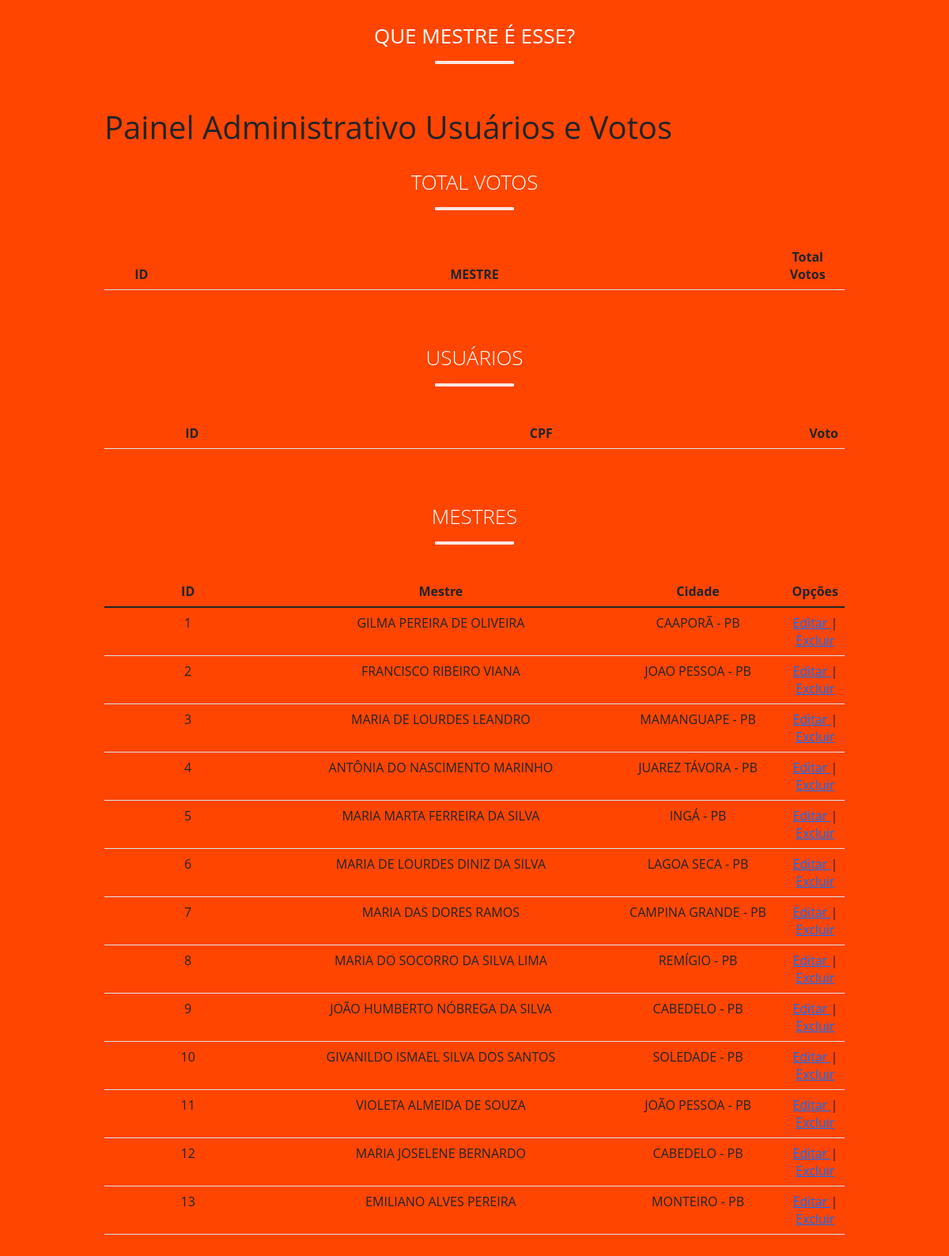
The app's page /admin.php with its own data.
### tables this page shows
CREATE TABLE `mestres` (
  `id` int(100) NOT NULL,
  `mestre` varchar(100) NOT NULL,
  `cidade` varchar(100) NOT NULL,
  `categoria` varchar(100) NOT NULL
);

### admin.php (the view, shortened to what this page needs)
<?php
    include ("header.php");
    include ("conecta.inc.php");
  	$sql2 = mysqli_query($conn,"SELECT * FROM mestres");
?>
<div class="container py-3">
    <h1> Painel Administrativo Usuários e Votos</h1>
    <h2>Total votos</h2>
    <table class="table text-center">
        <thead>
          <tr>
            <th style="width: 10%;">ID</th>
            <th style="width: 80%;">MESTRE</th>
            <th style="width: 10%;">Total Votos</th>
          </tr>
        </thead>
      </table>
      <br>
    <h2>Usuários</h2>
    <table class="table text-center">
        <thead>
          <tr>
            <th style="width: 25%;">ID</th>
            <th style="width: 85%;">CPF</th>
            <th style="width: 15%;">Voto</th>
          </tr>
        </thead>
      </table>
      <br>
      <h2>Mestres</h2>
      <table class="table text-center">
        <thead>
          <tr>
            <th style="width: 25%;">ID</th>
            <th style="width: 40%;">Mestre</th>
            <th style="width: 10%;">Cidade</th>
            <th style="width: 25%;">Opções</th>
          </tr>
        </thead>
        <tbody>
            <?php while($dados2 = mysqli_fetch_array($sql2)){ ?>
          <tr>
            <td scope="row" style="width: 25%;"><?=$dados2['id'];?></td>
            <td scope="row" style="width: 50%;"><?=$dados2['mestre'];?></td>
            <td scope="row" style="width: 50%;"><?=$dados2['cidade'];?></td>
            <td scope="row" style="width: 25%;">
              <a href="/edit/{{z.id}}">  Editar </a> |
              <a href="/delete/{{z.id}}">  Excluir </a>
            </td>
           </tr>
            <?php } ?>
        </tbody>
      </table>
</div>

### header.php (style rules this page uses)
body { background-color: linear-gradient(180deg, #eee, #fff 100px, #fff); }
.container { max-width: 960px; }
body { background: orangered; font-family: "Open Sans", sans-serif; }
h2 { color: #fff; font-size: 26px; font-weight: 300; text-align: center; text-transform: uppercase; position: relative; margin: 30px 0 60px; }
h2::after { content: ""; width: 100px; position: absolute; margin: 0 auto; height: 4px; border-radius: 1px; background: #fbe7e4; left: 0; right: 0; bottom: -20px; }

### records on screen
mestres: id "1", mestre "GILMA PEREIRA DE OLIVEIRA", cidade "CAAPORÃ - PB"
mestres: id "2", mestre "FRANCISCO RIBEIRO VIANA", cidade "JOAO PESSOA - PB"
mestres: id "3", mestre "MARIA DE LOURDES LEANDRO", cidade "MAMANGUAPE - PB"
mestres: id "4", mestre "ANTÔNIA DO NASCIMENTO MARINHO", cidade "JUAREZ TÁVORA - PB"
mestres: id "5", mestre "MARIA MARTA FERREIRA DA SILVA", cidade "INGÁ - PB"
mestres: id "6", mestre "MARIA DE LOURDES DINIZ DA SILVA", cidade "LAGOA SECA - PB"
mestres: id "7", mestre "MARIA DAS DORES RAMOS", cidade "CAMPINA GRANDE - PB"
mestres: id "8", mestre "MARIA DO SOCORRO DA SILVA LIMA", cidade "REMÍGIO - PB"
mestres: id "9", mestre "JOÃO HUMBERTO NÓBREGA DA SILVA", cidade "CABEDELO - PB"
mestres: id "10", mestre "GIVANILDO ISMAEL SILVA DOS SANTOS", cidade "SOLEDADE - PB"
mestres: id "11", mestre "VIOLETA ALMEIDA DE SOUZA", cidade "JOÃO PESSOA - PB"
mestres: id "12", mestre "MARIA JOSELENE BERNARDO", cidade "CABEDELO - PB"
mestres: id "13", mestre "EMILIANO ALVES PEREIRA", cidade "MONTEIRO - PB"
